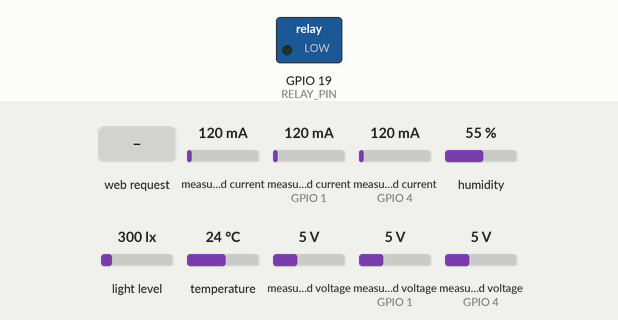
This sketch was run on a simulated ESP32. Shown: switched loads named in the sketch (green lamp = pin HIGH). Inputs (shaded band) come from the test bench; at power-on: measured current 120 mA, measured current (sensors on GPIO 1, GPIO 4) 120 mA, humidity 55 %, light level 300 lx, temperature 24 °C, measured voltage 5 V, measured voltage (sensors on GPIO 1, GPIO 4) 5 V. WiFi joins after 1.5 s; servers stay silent unless stated; uploads are accepted with an empty reply; the local clock reads 2024-03-15 10:24:30 at power-on unless the sketch sets it; what the sketch prints to the serial monitor is not drawn.

Above: at 3.2 s.
3.3 s: HTTP request GET /relay/on received
At 4.5 s:
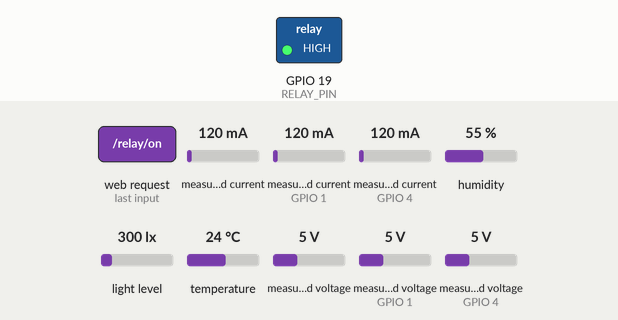
4.8 s: HTTP request GET /relay/off received
At 5.2 s:
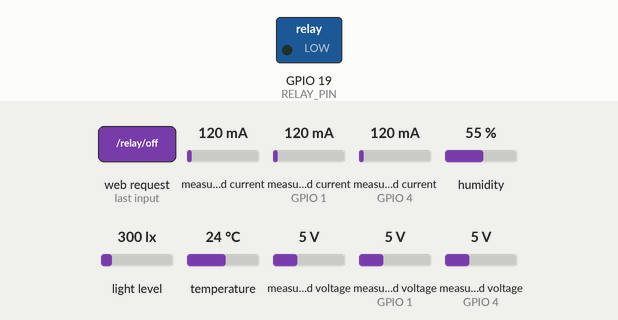
Timing chart, 0 to 7.8 s (numbered marks = the images above; inputs shaded):
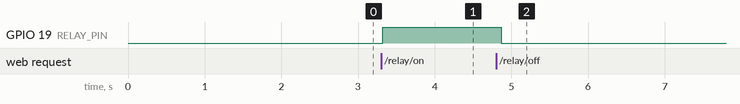

The sketch:

solarwise_ap_cloud.ino
```cpp
/*
 * SolarWise — ESP32 AP dashboard + cloud telemetry + remote relay
 * ================================================================
 * Runs BOTH at the same time (WIFI_AP_STA):
 *   1) Local AP  "SolarWise_System"  -> http://192.168.4.1  (your existing dashboard)
 *   2) Home WiFi -> POST /api/telemetry on shamsi-smart.vercel.app
 *                -> GET  /api/device/commands  (relay control from the site)
 *
 * LIBRARIES (Arduino IDE > Manage Libraries):
 *   Adafruit INA219 · BH1750 · DHT sensor library · ArduinoJson
 *
 * WIRING (matches your build):
 *   I2C SDA=21 SCL=22 · solar=0x41 · battery=0x40 · load=0x44 · BH1750=0x23
 *   DHT11=GPIO15 · Relay=GPIO19 (your module is ACTIVE-HIGH: HIGH = ON)
 *
 * ⚠️ INA219 must sit IN SERIES on the positive lead (VIN+ / VIN-), max 26V/3.2A.
 *    Never put it on 220V AC.
 */

#include <Wire.h>
#include <Adafruit_INA219.h>
#include <DHT.h>
#include <BH1750.h>
#include <WiFi.h>
#include <WebServer.h>
#include <HTTPClient.h>
#include <WiFiClientSecure.h>
#include <ArduinoJson.h>
#include <time.h>

// ------------------------------ Config -------------------------------------
const char* WIFI_SSID     = "stc_wifi0750";
const char* WIFI_PASSWORD = "3h39adwxamd";
const char* API_BASE      = "https://shamsi-smart.vercel.app";
const char* DEVICE_TOKEN  = "";                        // same value as Vercel DEVICE_TOKEN
const char* DEVICE_ID     = "solarwise-esp32-01";

const char* ap_ssid     = "SolarWise_System";
const char* ap_password = "12345678Password";

const unsigned long TELEMETRY_MS = 5000;   // push to the cloud
const unsigned long COMMAND_MS   = 3000;   // poll for relay commands

// ------------------------------ Pins ---------------------------------------
#define DHT_PIN     15
#define DHT_TYPE    DHT11
#define RELAY_PIN   19
const int RELAY_ON = HIGH;   // your module: HIGH = ON

WebServer server(80);
DHT dht(DHT_PIN, DHT_TYPE);
BH1750 lightSensor;

Adafruit_INA219 loadINA(0x44);
Adafruit_INA219 solarINA(0x41);
Adafruit_INA219 batteryINA(0x40);

bool loadINAReady = false, solarINAReady = false, batteryINAReady = false;
bool lightSensorReady = false;
bool relayState = false;

float temp = 0, hum = 0, lux = 0;
float loadV = 0, loadI = 0, loadP = 0;        // V, mA, mW
float solarV = 0, solarI = 0, solarP = 0;     // V, mA, mW
float batteryV = 0, batteryI = 0, batteryP = 0;

unsigned long seq = 0, lastTelemetry = 0, lastCommandPoll = 0;

// ------------------------------ Local dashboard ----------------------------
void handleRoot() {
  String html = "<!DOCTYPE html><html><head><meta charset='UTF-8'>";
  html += "<meta name='viewport' content='width=device-width, initial-scale=1.0'>";
  html += "<title>SolarWise Dashboard</title><style>";
  html += "body{font-family:Arial,sans-serif;text-align:center;background:#f0f2f5;margin:0;padding:20px}";
  html += "h1{color:#1a73e8}.grid{display:flex;flex-wrap:wrap;justify-content:center;gap:15px;margin-top:20px}";
  html += ".card{background:#fff;padding:20px;border-radius:12px;width:250px;box-shadow:0 4px 8px rgba(0,0,0,.1)}";
  html += ".card h3{color:#333;border-bottom:2px solid #1a73e8;padding-bottom:8px}";
  html += ".val{font-size:1.1em;color:#555;font-weight:bold}";
  html += ".btn{display:inline-block;padding:12px 24px;font-size:1em;color:#fff;border:none;border-radius:8px;text-decoration:none;margin-top:10px}";
  html += ".btn-on{background:#34a853}.btn-off{background:#ea4335}";
  html += "</style><meta http-equiv='refresh' content='3'></head><body>";
  html += "<h1>منظومة SolarWise الذكية</h1><p>لوحة تحكم القراءات والتحكم بالحمل عبر ESP32</p><div class='grid'>";

  html += "<div class='card'><h3>البيئة (DHT11)</h3>";
  html += "<p class='val'>الحرارة: " + String(temp, 1) + " °C</p>";
  html += "<p class='val'>الرطوبة: " + String(hum, 1) + " %</p></div>";

  html += "<div class='card'><h3>شدة الضوء (BH1750)</h3>";
  html += "<p class='val'>الإضاءة: " + String(lux, 1) + " lux</p></div>";

  html += "<div class='card'><h3>استهلاك الليد (Load)</h3>";
  html += "<p class='val'>الجهد: " + String(loadV, 2) + " V</p>";
  html += "<p class='val'>التيار: " + String(loadI, 1) + " mA</p>";
  html += "<p class='val'>القدرة: " + String(loadP, 1) + " mW</p></div>";

  html += "<div class='card'><h3>إنتاج اللوح الشمسي</h3>";
  html += "<p class='val'>الجهد: " + String(solarV, 2) + " V</p>";
  html += "<p class='val'>التيار: " + String(solarI, 1) + " mA</p>";
  html += "<p class='val'>القدرة: " + String(solarP, 1) + " mW</p></div>";

  html += "<div class='card'><h3>البطارية (Battery)</h3>";
  html += "<p class='val'>الجهد: " + String(batteryV, 2) + " V</p>";
  html += "<p class='val'>التيار: " + String(batteryI, 1) + " mA " + (batteryI >= 0 ? "(شحن)" : "(تفريغ)") + "</p>";
  html += "<p class='val'>القدرة: " + String(batteryP, 1) + " mW</p></div>";

  html += "<div class='card'><h3>التحكم بالحمل (Relay)</h3>";
  if (relayState) {
    html += "<p class='val' style='color:green'>الحالة: يعمل (ON)</p>";
    html += "<a href='/relay/off' class='btn btn-off'>إيقاف التشغيل</a>";
  } else {
    html += "<p class='val' style='color:red'>الحالة: متوقف (OFF)</p>";
    html += "<a href='/relay/on' class='btn btn-on'>تشغيل</a>";
  }
  html += "</div>";

  html += "<div class='card'><h3>حالة السحابة</h3>";
  html += "<p class='val'>" + String(WiFi.status() == WL_CONNECTED ? "متصل ✅ يرسل للموقع" : "غير متصل ❌ محلي فقط") + "</p>";
  html += "<p class='val' style='font-size:.9em;color:#777'>" + String(API_BASE) + "</p></div>";

  html += "</div></body></html>";
  server.send(200, "text/html", html);
}

void setRelay(bool on) {
  relayState = on;
  digitalWrite(RELAY_PIN, on ? RELAY_ON : !RELAY_ON);
}

void handleRelayOn()  { setRelay(true);  server.sendHeader("Location", "/"); server.send(303); }
void handleRelayOff() { setRelay(false); server.sendHeader("Location", "/"); server.send(303); }

// ------------------------------ Helpers ------------------------------------
String isoNow() {
  struct tm t;
  if (!getLocalTime(&t, 300)) return "not-set-on-device";
  char b[32];
  strftime(b, sizeof(b), "%Y-%m-%dT%H:%M:%S+03:00", &t);
  return String(b);
}

String num(float v, int d) { return isfinite(v) ? String(v, d) : String("0"); }

// ------------------------------ Cloud telemetry ----------------------------
void sendTelemetry() {
  // The API expects WATTS. INA219 gives mW here (V * mA), so divide by 1000.
  const float solarW = solarP / 1000.0f;
  const float loadW  = loadP / 1000.0f;
  seq++;

  String j = "{";
  j += "\"schemaVersion\":1,";
  j += "\"deviceId\":\"" + String(DEVICE_ID) + "\",";
  j += "\"sequence\":" + String(seq) + ",";
  j += "\"measuredAt\":\"" + isoNow() + "\",";
  j += "\"source\":\"hardware\",";
  j += "\"measurements\":{";
  j += "\"solarProductionW\":" + num(solarW, 2) + ",";
  j += "\"consumptionW\":" + num(loadW, 2) + ",";
  // Battery % needs a BMS or a calibrated voltage curve -> send null (honest).
  j += "\"batteryLevelPercent\":null,";
  // Signed battery power: + charging, − discharging (the study needs the sign).
  j += "\"batteryPowerW\":" + num(batteryP / 1000.0f, 2);
  j += "}}";

  Serial.println(j);   // also visible over USB / Web Serial
  if (WiFi.status() != WL_CONNECTED) return;

  WiFiClientSecure client;
  client.setInsecure(); // prototype only: skips TLS cert validation
  HTTPClient http;
  http.begin(client, String(API_BASE) + "/api/telemetry");
  http.addHeader("Content-Type", "application/json");
  if (strlen(DEVICE_TOKEN) > 0) http.addHeader("x-device-token", DEVICE_TOKEN);
  const int code = http.POST(j);
  http.end();
  Serial.printf("[log] telemetry http=%d solar=%.2fW load=%.2fW\n", code, solarW, loadW);
}

// ------------------------------ Cloud commands -----------------------------
void pollCommands() {
  if (WiFi.status() != WL_CONNECTED) return;

  WiFiClientSecure client;
  client.setInsecure();
  HTTPClient http;
  http.begin(client, String(API_BASE) + "/api/device/commands?deviceId=" + String(DEVICE_ID));
  if (strlen(DEVICE_TOKEN) > 0) http.addHeader("x-device-token", DEVICE_TOKEN);
  const int code = http.GET();
  if (code != 200) { http.end(); return; }

  StaticJsonDocument<768> doc;
  if (!deserializeJson(doc, http.getString())) {
    for (JsonObject c : doc["commands"].as<JsonArray>()) {
      // Single-relay build: only "loads" is wired.
      if (strcmp(c["relay"] | "", "loads") != 0) continue;
      const bool on = strcmp(c["state"] | "", "on") == 0;
      setRelay(on);
      Serial.printf("[relay] loads = %s\n", on ? "ON" : "OFF");
    }
  }
  http.end();
}

// ------------------------------ Sensors ------------------------------------
void readSensors() {
  const float t = dht.readTemperature();
  const float h = dht.readHumidity();
  if (!isnan(t) && !isnan(h)) { temp = t; hum = h; }

  if (lightSensorReady) {
    const float l = lightSensor.readLightLevel();
    if (l >= 0) lux = l;
  }
  if (loadINAReady) {
    loadV = loadINA.getBusVoltage_V();
    loadI = abs(loadINA.getCurrent_mA());
    loadP = loadV * loadI;                 // mW
  }
  if (solarINAReady) {
    solarV = solarINA.getBusVoltage_V();
    solarI = abs(solarINA.getCurrent_mA());
    solarP = solarV * solarI;              // mW
  }
  if (batteryINAReady) {
    batteryV = batteryINA.getBusVoltage_V();
    // Keep the SIGN: positive = charging, negative = discharging.
    // The field-study protocol needs the direction to derive import/export.
    batteryI = batteryINA.getCurrent_mA();
    batteryP = batteryV * batteryI;        // signed mW
  }
}

// ------------------------------ Setup --------------------------------------
void setup() {
  Serial.begin(115200);
  delay(500);

  pinMode(RELAY_PIN, OUTPUT);
  setRelay(false);

  Wire.begin(21, 22);
  dht.begin();

  // AP + STA together: local dashboard keeps working even if home WiFi is down.
  WiFi.mode(WIFI_AP_STA);
  WiFi.softAP(ap_ssid, ap_password);
  WiFi.begin(WIFI_SSID, WIFI_PASSWORD);
  Serial.print("AP IP: "); Serial.println(WiFi.softAPIP());

  const unsigned long start = millis();
  while (WiFi.status() != WL_CONNECTED && millis() - start < 15000) { delay(300); Serial.print("."); }
  Serial.println(WiFi.status() == WL_CONNECTED ? " wifi_connected" : " wifi_unavailable (local only)");
  configTime(3 * 3600, 0, "pool.ntp.org", "time.nist.gov");

  server.on("/", handleRoot);
  server.on("/relay/on", handleRelayOn);
  server.on("/relay/off", handleRelayOff);
  server.begin();

  lightSensorReady = lightSensor.begin(BH1750::CONTINUOUS_HIGH_RES_MODE);
  loadINAReady     = loadINA.begin();
  solarINAReady    = solarINA.begin();
  batteryINAReady  = batteryINA.begin();

  Serial.printf("sensors: light=%d solar=%d battery=%d load=%d\n",
                lightSensorReady, solarINAReady, batteryINAReady, loadINAReady);
  Serial.println("solarwise_ready");
}

// ------------------------------ Loop ---------------------------------------
void loop() {
  server.handleClient();
  readSensors();

  if (millis() - lastTelemetry >= TELEMETRY_MS) {
    lastTelemetry = millis();
    sendTelemetry();
  }
  if (millis() - lastCommandPoll >= COMMAND_MS) {
    lastCommandPoll = millis();
    pollCommands();
  }
  delay(100);
}
```

Measured:
- after the input at 3.3 s, GPIO 19 (RELAY_PIN): LOW → HIGH at once
- after the input at 4.8 s, GPIO 19 (RELAY_PIN): HIGH → LOW after 0.07 s
